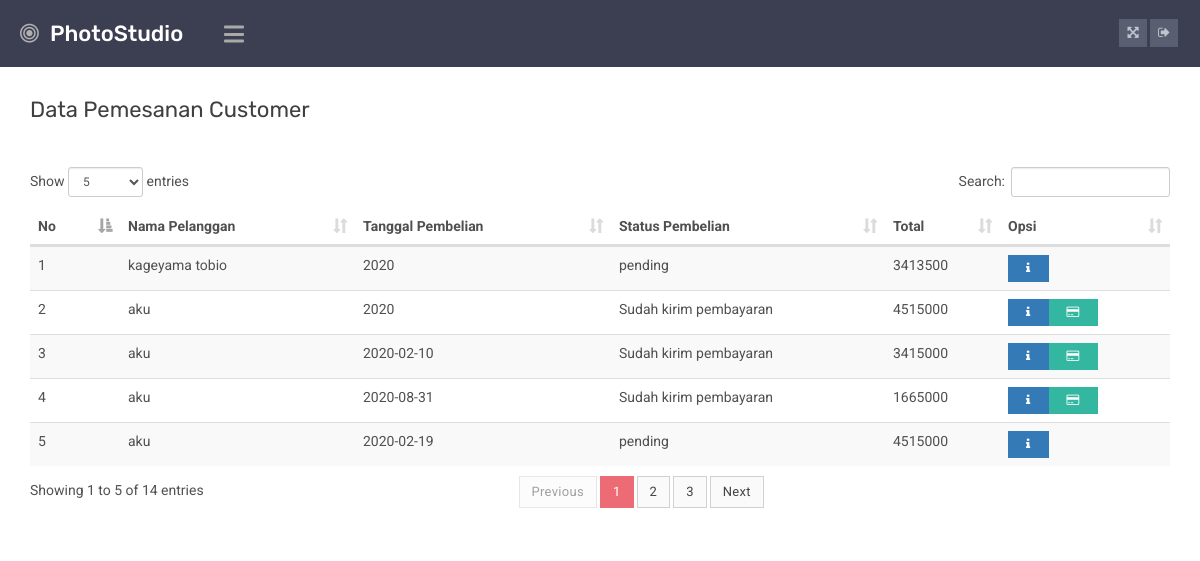
The page /admin/index.php?p=customer (signed in) on the database its author committed.
### tables this page shows
CREATE TABLE `tb_pembelian` (
  `id_pembelian` int(11) NOT NULL,
  `id_pelanggan` int(11) NOT NULL,
  `id_ongkir` int(11) NOT NULL,
  `tanggal_pembelian` varchar(20) NOT NULL,
  `total_pembelian` int(11) NOT NULL,
  `jenis_ongkir` varchar(125) NOT NULL,
  `tarif` int(11) NOT NULL,
  `alamat_pengiriman` varchar(125) NOT NULL,
  `status_pembelian` varchar(125) DEFAULT 'pending',
  `resi_pengiriman` varchar(50) DEFAULT NULL
);

CREATE TABLE `tb_user` (
  `id_user` int(11) NOT NULL,
  `nama_user` varchar(30) NOT NULL,
  `email` varchar(25) DEFAULT NULL,
  `username` varchar(30) NOT NULL,
  `password` varchar(30) NOT NULL,
  `level` enum('admin','member','Terblokir') NOT NULL,
  `avatar` varchar(255) DEFAULT NULL
);

### admin/pages/customer.php (the view, shortened to what this page needs)
<?php
$produk = mysqli_query($konek, "SELECT * From tb_pembelian join tb_user on tb_pembelian.id_pelanggan = tb_user.id_user");
?>
<div class="panel-content">
    <div class="main-title-sec">
        <div class="row">
            <div class="col-md-12 column">
            </div>
            <div class="col-md-5 column">
                <div class="heading-profile">
                    <h2>Data Pemesanan Customer</h2>
                </div>
            </div>
        </div>
    </div>
    <div class="main-content-area">
        <div class="row">
        </div>
        <div class="row">
            <div class="col-md-12">
                <div class="streaming-table">
                    <span id="found" class="label label-info"></span>
                    <table id="buku" class='table table-responsive table-responsive table-striped table-hover'>
                        <thead>
                            <tr>
                                <th>No</th>
                                <th>Nama Pelanggan</th>
                                <th>Tanggal Pembelian</th>
                                <th>Status Pembelian</th>
                                <th>Total</th>
                                <th>Opsi</th>
                            </tr>
                        </thead>
                        <tbody>
                            <?php
                            $no = 1;
                            while ($row = mysqli_fetch_assoc($produk)) {
                            ?>
                                <tr>
                                    <td><?php echo $no; ?></td>
                                    <td><?php echo $row['nama_user']; ?></td>
                                    <td><?php echo $row['tanggal_pembelian']; ?></td>
                                    <td><?php echo $row['status_pembelian']; ?></td>
                                    <td><?php echo $row['total_pembelian']; ?></td>
                                    <td>
                                        <a class="<?php if (isset($_GET['p'])) if ($_GET['p'] == 'detail') echo 'active'; ?>c-btn small blue-bg buzz edit_button" title="Detail Pemesananan" href="?p=detail&id=<?php echo $row['id_pembelian']; ?>"><i class="fa fa-info"></i></a>
                                        <?php if (($row['status_pembelian']!=="pending")):?>
                                        <a class="<?php if (isset($_GET['p'])) if ($_GET['p'] == 'pembayaran') echo 'active'; ?> c-btn small green-bg buzz edit_button" title="Pembayaran" href="?p=pembayaran&id=<?php echo $row['id_pembelian']; ?>"><i class="fa fa-credit-card"></i></a>
                                        <?php endif ?>
                                    </td>
                                </tr>
                            <?php $no++;
                            } ?>
                        </tbody>
                    </table>
                </div>
            </div>
        </div>
    </div>
</div>
</div>

### admin/css/responsive.css (style rules this page uses)
@media (max-width: 1366px) { .heading-profile > h2 { font-size: 22px; } }

### rows shown on the page
tb_pembelian: tb_user.nama_user "kageyama tobio", tanggal_pembelian "2020", status_pembelian "pending", total_pembelian "3413500"
tb_pembelian: tb_user.nama_user "aku", tanggal_pembelian "2020", status_pembelian "Sudah kirim pembayaran", total_pembelian "4515000"
tb_pembelian: tb_user.nama_user "aku", tanggal_pembelian "2020-02-10", status_pembelian "Sudah kirim pembayaran", total_pembelian "3415000"
tb_pembelian: tb_user.nama_user "aku", tanggal_pembelian "2020-08-31", status_pembelian "Sudah kirim pembayaran", total_pembelian "1665000"
tb_pembelian: tb_user.nama_user "aku", tanggal_pembelian "2020-02-19", status_pembelian "pending", total_pembelian "4515000"
